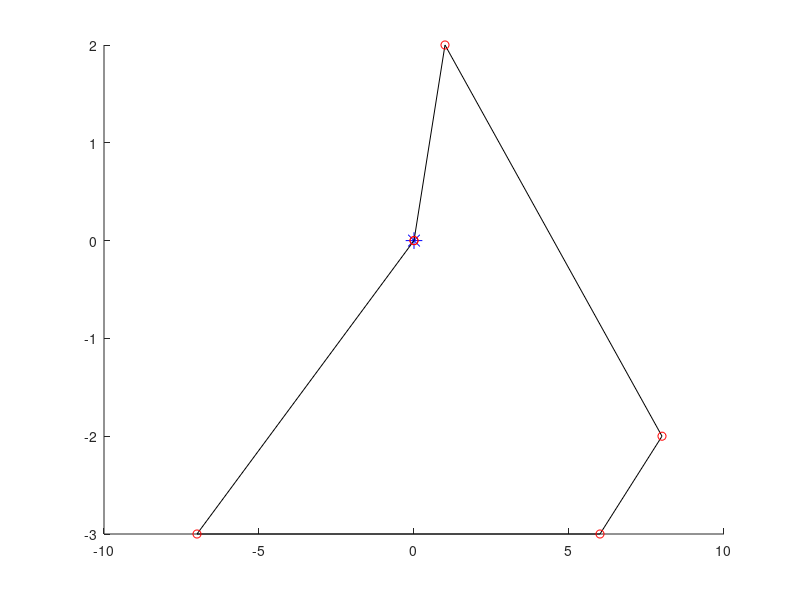
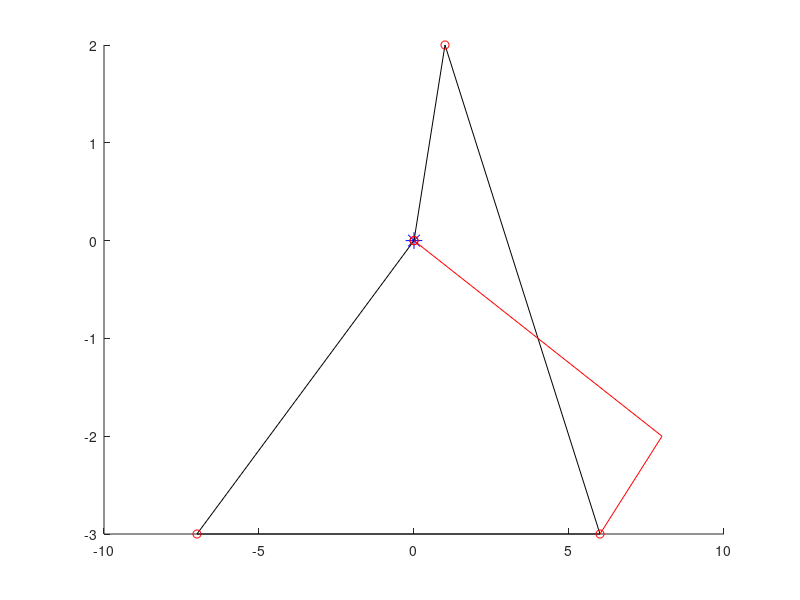
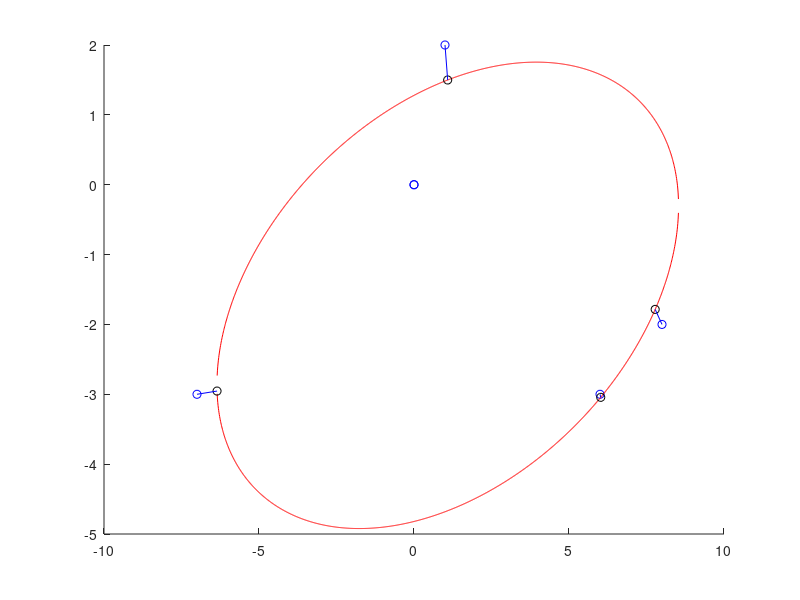

These charts were generated, in order, by the following MATLAB code:
function[] = TDRA( )
% This main function will execute the entirety of the Truck and Drone 
% routing algorithm. 

%%%
% When it comes to calculating the "travel time between two customers" we will 
% use the distance between the two nodes for trucks. When calculating the 
% travel time between two customers by UAV, we will use the distance but 
% divided by a speed factor of 1.5.
%%%

    % Variables 
    %      C0            Set of customer locations with depot as the starting
    %                     location where C0.x is the x location of the
    %                     customers and C0.y is the y locations of the
    %                     customers. 
    %       c            Number of customers
    %       U            Set of drones
    %       u            Number of drones
    % aafDistancesTruck  Travel times between two customers i & j by truck
    %     soln           Our representation of the solution where:
    %                      ansoln.Part1 represents the sequence of customers
    %                          visited by the truck
    %                      ansoln.Part2 represents the assignment of
    %                          customers to UAVs & also the sequence of
    %                          visits by each UAV
    %                      ansoln.Part3 represents the launch locations of
    %                          each UAV for every flight
    %                      ansoln.Part4 represents the reconvene locations of
    %                          each UAV for every flight
    %       Rmax         Maximum number of iterations that our heuristic
    %                      will run
    %       WeightInfo   The weight of each heuristic which serves as an
    %                      indicator of the performance of the heuristic

    
    
    
    % Generate customer locations
%     C0.x = (50 - -50)*rand(1, 4) + -50;
%     C0.y = (50 - -50)*rand(1, 4) + -50;
%     C0.x = [ 0 -10 0 0 ]; % we treat the first slot as the depot;
%     C0.y = [ 0 0 -10 -5 ];  % we treat the first slot as the depot;
%     C0.x = [ 0 randi([-10, 10], 1, 10) 0 ];
%     C0.y = [ 0 randi([-10, 10], 1, 10) 0 ];
    
%     C0.x = [ 0 -4 -7 -6 4 6 2 9 8 7 6 0 ];
%     C0.y = [ 0 1 -3 -8 -9 -3 10 9 -2 -8 -8 0];
    
% %          0  1  2  3  4  0   Customer ID
% %          1  2  3  4  5  6   Indices
    C0.x = [ 0  8  6 -7  1  0 ];
    C0.y = [ 0 -2 -3 -3  2  0 ];

%            0  1  2  3  4  5  6  0  Customer ID
%            1  2  3  4  5  6  7  8  Indices
%     C0.x = [ 0 -2 -3  2  2  7 -4  0 ]; 
%     C0.y = [ 0  4  1  4  3  1  3  0 ]; 

% 
%     C0.x = [0, 1, 2, 3, 3, 2, 1, 0 ]
%     C0.y = [0, 1, 1, 0.1, -1, -1, -1, 0]

%%%%%%%%%%%%%%%%%%%%%%%%Testing ellipse fitting %%%%%%%%%%%%%%%%%%%%%%%%
% Slanted ellipse
%     C0.x = [ 1, 2, 3, 4, 4.5, 5, 5.5, 6, 6, 5.7, 5.5, 5, 4, 3, 1, ...
%              -1, -3, -6, -7, -7.5, -7, -6, ...
%              -3, -2, -1, -4, -5];
%     C0.y = [ 7, 6, 5, 4, 3, 2, 0.5, -1, -1.5, -3.5, -4, -5, -5.3, -5.2, -4.5,...
%              8, 8, 7, 6, 4, 2, 0, ...
%              -2.5, -3, -3.5, -1.5, -1];
    

% Ellipse along x axis; This works well 
%     C0.x = [ -3, -2.5, -2, -1.5, -1, -.5, 0, .5, 1, 1.5, 2, 2.5, 3, -3, -2.5, -2, -1.5, -1, -.5, 0, .5, 1, 1.5, 2, 2.5, 3 ];
%     C0.y = [ 0.54, 1.06, 1.34, 1.52, 1.64, 1.71, 1.73, 1.71, 1.64, 1.54, 1.34, 1.06, .54, -0.54, -1.06, -1.34, -1.52, -1.64, -1.71, -1.73, -1.71, -1.64, -1.54, -1.34, -1.06, -.54 ];

% Ellipse along y axis
%     C0.x = [ 0 [ -2 : 0.5 : 2 ] [ -2 : 0.5 : 2 ] 0]
%     C0.y = [0 sqrt( 1 - (C0.x(1 : 9).^2)/4 ) [ -1*sqrt( 1 - (C0.x(10 : 18).^2)/4 ) ] 0 ]
    



    % Plot the customer locations
%     hold on
%     figure( 1 );
%     plot(0,0,'b*', 'MarkerSize', 12)
%     plot(C0.x, C0.y, 'bo')
%     hold off

    
    % Numbers of customers (excluding the depot) 
    c = length(C0.x) - 2;
    
    % Number of drones
    U = [1, 2];
    u = length(U);
    
    % Initial and final temperature (Inputs for SA)
    T0 = 90;
    TFinal = 0.01; 
    Beta_SA = 0.99;
    Imax = 20;
    
    % Calculate the distances between each all points
    % Here, our first row of the columns is how far our depot is from each 
    % of the customers. 
    aafDistances = calculateDistances(C0.x, C0.y);
    
    
    % Initialize solution data structure
    soln.anPart1 = zeros(1, length(C0.x));  % the Truck Route
    soln.anPart2 = [-1];  % Assignment of customers to UAVs
    soln.anPart3 = [-1];  % Launch locations of the UAVs
    soln.anPart4 = [-1];  % Reconvene locations of the UAVs
    
    
    % Generate initial solution s, to the STRPD based on SA
    s = simulatedAnnealing(c, aafDistances, soln, T0, TFinal, Beta_SA, Imax, u);
    
%%%%%%%%%%%%%%%%%%%%%%%%%%%%%%%%%%%%%%%%%%%%%%%%%%%%%%%%%%%%%%%%%%%%%%%%
    % Test plotting our path with drones
    % THis is correct btw
%     s.anPart1 = [ 0 4 2 3 0 ];
%     s.anPart3 = [ 2 -1 ];   % These indices refer to the cell number in part 1, so this is wrong. 
%     s.anPart2 = [ 1 -1 ];   % visits customer 1
%     s.anPart4 = [ 3 -1 ];   % returns to index 2 of s.anPart1 (which is customer 3)
% 
%     s.anPart1 = [ 0 4 3 1 2 0 ];    % MOST RECENT TEST
%     s.anPart3 = [ 1 -1 4 ];
%     s.anPart2 = [ 5 -1 6 ];
%     s.anPart4 = [ 3 -1 5 ]; 
    
%     s.anPart1 = [ 0 4 2 0 ];
%     s.anPart3 = [ 2 3 -1 ];   % These indices refer to the cell number in part 1, so this is wrong. 
%     s.anPart2 = [ 1 3 -1 ];   % visits customer 1
%     s.anPart4 = [ 3 4 -1 ];   % returns to index 2 of s.anPart1 (which is customer 3)

%     s.anPart1 = [ 0 4 2 0 ];
%     s.anPart3 = [ 2 -1 3 ];   % These indices refer to the cell number in part 1, so this is wrong. 
%     s.anPart2 = [ 1 -1 3 ];   % visits customer 1
%     s.anPart4 = [ 3 -1 4 ];   % returns to index 2 of s.anPart1 (which is customer 3)

%     s.anPart1 = [ 0 4 2 0 ];
%     s.anPart3 = [ 2 -1 3 ];   % These indices refer to the cell number in part 1, so this is wrong. 
%     s.anPart2 = [ 1 -1 3 ];   % visits customer 1
%     s.anPart4 = [ 3 -1 4 ];   % returns to index 2 of s.anPart1 (which is customer 3)
%%%%%%%%%%%%%%%%%%%%%%%%%%%%%%%%%%%%%%%%%%%%%%%%%%%%%%%%
%%%%%%%%%%%%%%%%%%%%%%%%%%%%%%%%%%%%%%%%%%%%%%%%%%%%%%%%%%%%%%%%%%%%%%%%

    % Plot the truck and drone route
    plot_route( C0, s, 1);
    
    
    % Initialize best solution, the rsult of the best solution, the 
    % iteration number, and the temperature
    s_best = s;
    fs_best = f(aafDistances, s_best, u);
    
    
    % Elliptical stuff
    solnOut = ellipticalCustomerAssignment( s_best, C0, u);
    
    % ALAN FIX THIS
    % The reason our plot isn't working too well is because for whatever
    % reason, the solnOut is choosing to return to a customer location that
    % is further away than the one it should be returning to . 
    hold on; 
    plot_route( C0, solnOut, 4)
    hold off; 
    
    f(aafDistances, solnOut, u)

    % This is line 4 of Algorithm 1: Outline of the TDRA
    solnTest = apply_heuristic_2_opt(solnOut, C0, aafDistances)

    WeightInfo = weight_init();

    Rmax = 10; 
    for iIter = 1 : Rmax
        nHeuristic = select_heuristic(WeightInfo);
    end
    
end

%%%%%%%%%%%%%%%%%%%%%%%%%%%%%%%%%%%%%%%%%%%%%%%%%%%%%%%%%%%%%%%%%%%%%%%%%%%
function[ ] = plot_route( C0, s, fig_num ) 
% plot_route will take in the customer locations & the initial solution
% produced via the Simulated annealing method. It will then plot the route 
% the truck will take. 
% Input 
%   C0      The locations of all the customers
%   s       The route we are plotting 
%   u       The number of drones 
%  fig_num  The number of the figure
% Output
%   

    % Variables
    %    a, b     Placeholder variables for the coordinates 
    %  nCustInd   counter to keep track of the customer indices 
    
    % Plot the truck route
    nCustInd = 2;
    a = [ 0 ]; 
    b = [ 0 ]; 
    
    % Fill in these a and b arrays
%     for i = s.anPart1( 2 : length(C0.x) - 1 )
    for i = s.anPart1( 2 : length(s.anPart1) - 1)
        a(nCustInd) = C0.x(i+1);
        b(nCustInd) = C0.y(i+1);
        nCustInd = nCustInd + 1; 
        a;
        b;
    end

    a(end + 1) = 0;
    b(end + 1) = 0;


        
    % Initialize the coords visited by the drones
    aanDrones = zeros(length(s.anPart2)-1, 6);
    
    C0;
    s; 
    % Fill in this matrix
    for iCustomer = 1 : length(s.anPart2)        
        if s.anPart2(iCustomer) == -1
            aanDrones( iCustomer, : ) = -1*ones(1, 6);
%             aanDrones = [ aanDrones ; -1*ones(1, 6) ]
            
        else
            aanDrones(iCustomer, 1) = C0.x(s.anPart1(s.anPart3(iCustomer)) + 1);
            aanDrones(iCustomer, 4) = C0.y(s.anPart1(s.anPart3(iCustomer)) + 1);

            aanDrones(iCustomer, 3) = C0.x(s.anPart1(s.anPart4(iCustomer)) + 1);
            aanDrones(iCustomer, 6) = C0.y(s.anPart1(s.anPart4(iCustomer)) + 1);

            aanDrones(iCustomer, 2) = C0.x(s.anPart2(iCustomer) + 1);
            aanDrones(iCustomer, 5) = C0.y(s.anPart2(iCustomer) + 1);
        end
    end
    
    
    
    % Plot the drone route
    aColors = ["r--", "b--", "g--", "k--", "m--"];
        
    % 
    aDimensions = size(aanDrones);
    
    % Plot this stuff
    figure(fig_num)
    hold on; 
    plot(0,0,'b*', 'MarkerSize', 12)
    plot(a, b, 'k-')
    plot(a, b, "ro")
    
    iDrone = 1; 
    for iRow = 1 : aDimensions 
        x = [ 0 ];
        y = [ 0 ]; 
        
        if aanDrones(iRow, 1) == -1
            iDrone = iDrone + 1; 
        else
            for iCol = 1 : 3
                x(iCol) = aanDrones(iRow, iCol);
                y(iCol) = aanDrones(iRow, iCol+3);
            end
            
            plot(x, y, aColors(iDrone));
        end
    end
    hold off; 
end

function[ aafDistances ] = calculateDistances( x, y )
% calculateDistances will calculate the distances between all the points 
%   on the graph
% INPUT
%   x, y   the x and y coordinates of the customers
% OUTPUT
%   aafDistances   An array of distances where D_ij is the distance between 
%                    house i and house j; this matrix should be symmetric

    % Variables
    %
    
    % Initialize the distances array
    aafDistances = zeros(length(x));
    
    % Calculate the distances
    for i = 1 : length(x)
        for j = 1 : length(x)
            aafDistances( i, j ) = sqrt( (x(i) - x(j))^2 + (y(i) - y(j))^2 );
        end
    end
    
end

function[ s_best ] = ...
    simulatedAnnealing( c, aafDistances, soln, T0, TFinal, Beta_SA, Imax, u)
% simulatedAnnealing function will take in an array of distances 
% and will generate a random TRP (traveling repairman problem).
% INPUT
%   c              The length of the soln
%  aafdistances    Array of distances between customers
%  soln            Data structure of solution
%   T0             The initial temperature
%   TFinal         The final temperature we want to approach
%  Beta_SA         The cooling schedule for our simulated annealing
%   Imax           The maximum number of iterations
%   u              The numebr of drones
% OUTPUT
%  s_best          Returns the best solution to the TRP 


    % Variables
    %  soln       Data structure with solutions parts 1, 2, 3, and 4 
    %     s       Solution to the TRP problem
    %  s_best     Best solution
    % fs_best     The result of the best solution7
    %     T       The current temperature of our simulated annealing
    

    % Initialize our current and final temperatures
    T = T0;     
    
    % Generate a ranomd TRP (Traveling Repairman Problem) 
    % randomly insert all customers into vector    
    soln.anPart1 = [ 0 randperm(c) 0 ];
    s = soln; % create duplicate of soln for comparison
    
    % Initilaize the best solution and the best result 
    s_best = s;
    fs_best = f(aafDistances, s, u); 
    
    sPrime = soln;
    
    % Run the simulated annealing process
    while T > TFinal
        for i = 1 : Imax 
            % Find neighbor to s
            sPrime.anPart1 = neighbor(s);
            

            
            % Check if neighbor is better than current solution 
            diff = fs_best - f(aafDistances, sPrime, u);
            
            % Check if neighbor is better
            if f(aafDistances, sPrime, u) < f(aafDistances, s_best, u)
                s_best.anPart1 = sPrime.anPart1;
                fs_best = f(aafDistances, sPrime, u); 
            end
            
            % Boltzmann probability time babbbyyyy
            if rand() < exp(-abs(diff) / T)
                s.anPart1 = sPrime.anPart1;
            end
            
        end
        
        % Cooling schedule
        T = Beta_SA * T; 
    end
    
    
    
end

function[ solnOut ] = ellipticalCustomerAssignment( solnIn, C0, k )
% The ellipticalCustomerAssignment heuristic function will take in a soln
% and then will return another solution. 

% INPUT
%  solnIn      This is the input solution
%  C0          The locations (coordinates) of the customers
%  k           Number of drones
% OUTPUT
%  solnOut     This is the output solution

    % VARIABLES
    %    D        The design matrix
    %    C        The constraint matrix
    %    S        Scatter matrix
    %    V        Matrix with columns being the eigenvectors
    %    D        Matrix where diagonals are eigenvalues
    %    g        Anonymous function for distance from point to conic
    %    h        Anonymous function for distance between two points
    % aVectorScaled  The parameters that create our ellipse
    % anSortedTruckCustomers   Vector of truck customers sorted by distance
    %                          to ellipse
    % aafDistances  Get the distances between all the points
    
    
    % Create matrix of distances
    aafDistances = calculateDistances(C0.x, C0.y);
    
    % Assign initial variables 
    solnOut = solnIn; 
    fSolnOut = f( aafDistances, solnIn, k);
    
    % Fit an ellipse to C0 
    % First create our design matrix
    D = zeros(length(C0.x) - 1, 6);
    for iRow = 1 : length(C0.x) - 1
        D( iRow, 1 ) = (C0.x(iRow))^2;
        D( iRow, 2 ) = C0.x(iRow) * C0.y(iRow);
        D( iRow, 3 ) = (C0.y(iRow))^2;
        D( iRow, 4 ) = C0.x(iRow);
        D( iRow, 5 ) = C0.y(iRow);
        D( iRow, 6 ) = 1;
        

    end
    
    
    % Next our constraint matrix
    C = zeros(6); 
    C(1, 3) = 2;
    C(3, 1) = 2;
    C(2, 2) = -1; 
    
    % Create scatter matrix
    S = D' * D;
    
    % Find our eigenvalues and eigenvectors
    [ eigenvector, eigenvalue ] = eig( S, C );
    
    % Find the smallest eigenvalue
    fMinDiag = inf;
    for iDiagonal = 1 : 6
        if eigenvalue(iDiagonal, iDiagonal) > 1e-6 && eigenvalue(iDiagonal, iDiagonal) < fMinDiag
            iMinDiag = iDiagonal;
            fMinDiag = eigenvalue(iDiagonal, iDiagonal);
        end
    end
    
    
    % Scale the parameters so that a'C*a = 1
    aVector = eigenvector( :, iMinDiag );
    fScaling = aVector' * C * aVector;
    aVectorScaled = aVector / sqrt(fScaling);
        
    
    % This function gives us the algebraic distance of any point (x, y)
    % from the conic. 
    g = @( a, x, y) (a(1)*x.^2 + a(2).*x.*y + a(3)*y.^2 + a(4)*x + a(5)*y + a(6));
    
    
    % Create functions from the quadratic formulas    
    fplus  = @(a, x) ( -(a(2)*x + a(5)) + sqrt( (a(2)*x + a(5)).^2 - 4*a(3)*(a(1)*x.^2 + a(4)*x + a(6)) ) ) / (2*a(3));
    fminus = @(a, x) ( -(a(2)*x + a(5)) - sqrt( (a(2)*x + a(5)).^2 - 4*a(3)*(a(1)*x.^2 + a(4)*x + a(6)) ) ) / (2*a(3));
    
    
    % Create array of points
    afXData = [ min(C0.x) - 10 : 0.01 : max(C0.x) + 10 ];
    % Check to see if the x and y are imaginary
    counter = 1;
    for x = afXData
        if isreal(fplus( aVectorScaled, x )) && fplus( aVectorScaled, x) ~= 0
            afXGoodData(counter) = x;
            afYDataPositive(counter) = fplus( aVectorScaled, x ); 
        end
        
        if isreal(fminus( aVectorScaled, x )) && fminus( aVectorScaled, x) ~= 0
            afYDataNegative(counter) = fminus( aVectorScaled, x );
        end
        
        if isreal(fminus( aVectorScaled, x )) && isreal(fplus( aVectorScaled, x ))
            counter = counter + 1; 
        end
        
        
    end
               
    
    % Plot the points
    figure(12345)
    hold on; 
    plot(C0.x, C0.y, 'bo')
    plot(afXGoodData, afYDataPositive, 'r-')
    plot(afXGoodData, afYDataNegative, 'r-')
    

    
    % Given a customer point (xi, yi), find the point (x, y) on an ellipse
    % that minimizes the distance between (xi, yi) and (x, y)
    
    % Set the max number of iterations, the threshold
    % for convergence
    nMax = 30; 
    fThreshold = 10^(-6);
    
    % Hard code the function and its jacobian
    h = @(x, y, lambda, xi, yi, a) ...
        [ 2*x - 2*xi + 2*a(1)*x*lambda + a(2)*lambda*y + a(4)*lambda; 
          2*y - 2*yi + a(2)*lambda*x + 2*a(3)*lambda*y + a(5)*lambda; 
          a(1)*x^2 + a(2)*x*y + a(3)*y^2 + a(4)*x + a(5)*y + a(6) ];

    h_jacobian = @(x, y, lambda, xi, yi, a) ...
        [ 2 + 2*a(1)*lambda, a(2)*lambda, 2*a(1)*x + a(2)*y + a(4); 
          a(2)*lambda, 2 + 2*a(3)*lambda, a(2)*x + 2*a(3)*y + a(5); 
          2*a(1)*x + a(2)*y + a(4), a(2)*x + 2*a(3)*y + a(5), 0 ];
      
   % Initialize ellipse points
   afEllipse.x = [];
   afEllipse.y = [];
   
   % Initialize vector of distances
   afDistanceFromEllipse = zeros(1, length(C0.x)-2); 
    
   %Instead of iterating through the length of the arrays, iterate through   
   for nCustomer = solnIn.anPart1(2 : end - 1)
       % Set initial guess
       %                  x                y        lambda
       afGuess = [ C0.x(nCustomer + 1); C0.y(nCustomer + 1); 0 ]; 
       
       
       % Get the unknowns
       [ ae_vals, j, aUnknowns ] = ... 
           newtons_method( nMax, afGuess, fThreshold, h, h_jacobian, aVectorScaled, C0, nCustomer+1);
       
       % Plot the point on the ellipse
       plot(aUnknowns(1, j-1), aUnknowns(2, j-1), 'ko')
       
       % Store the ellipse point
       afEllipse.x = aUnknowns(1, j-1);
       afEllipse.y = aUnknowns(2, j-1); 
       
       % Calculate the distance between customers and closest pt on ellipse
       afDistanceFromEllipse( nCustomer ) = sqrt( (afEllipse.x(end) - C0.x(nCustomer+1))^2 + ...
           (afEllipse.y(end) - C0.y(nCustomer+1))^2 );
       
       % Plot those thangs 
       plot( [ C0.x(nCustomer+1); afEllipse.x ], [C0.y(nCustomer+1); afEllipse.y], 'b-' )
%        [ C0.x(nCustomer); afEllipse.x ]
% %        for i = 1 : length(C0.x)
% %            plot( [ C0.x(nCustomer+1); afEllipse.x(nCustomer) ], [C0.y(nCustomer+1); afEllipse.y(nCustomer)], 'b-' )
% %        end
% %        hold off; 
             
              % Final Output Lines
%        fprintf("\n")
%         fprintf("Final Output Line for Part (a)\n")
%         fprintf("Current k    |      e^(k+1)     |      x^(k+1)\n" );
%         fprintf("  %4d       |   %10.10f   |   [ %2.6f ; %2.6f; %2.6f ]   \n", k-2, ae_vals(k-1), aUnknowns(1, k-1), aUnknowns(2, k-1), aUnknowns(3, k-1))
       
   end
    
   hold off;
   
   
   % Sort the customer in descending order from distance to the ellipse
   afDistanceFromEllipse;
   [ afSortedDistances, anSortedTruckCustomers ] = sort( afDistanceFromEllipse, 2, "descend" );

   afSortedDistances;
   anSortedTruckCustomers;
   
   
   % Get the distance matrix (the distances between all the points)
   aafDistances = calculateDistances(C0.x, C0.y); 
   
   
    % Now we start looping until no feasible position is available for
    % customers in the list for re-insertion in UAV routes
%     feasible = 1;  %
    temp_counter = 0;     % this temporary counter will eventually be removed, 
                          % it is taking place of the feasibility thing
           
    bDone = 0;


    
% if for one iteration of the repeat loop, doesn't improve. 


    while ~bDone 
        % Initialize the "previous" best waiting time
        fTotalWaitingTimePrev = fSolnOut; 

        for i = 1 : length(anSortedTruckCustomers)           
            % Store the index of customer i in anSortedTruckCustomers
            jCust = anSortedTruckCustomers(i);  % customer index at index i in anSortedTruckCustomers
            
            % Select customer c_j in the list & remove it from truck route
            solnRemovedCustomer = soln_remove_truck_customer(solnIn, jCust);

%             %%%%% TEMPORARY STUFF REMOVE AFTER TESTING %%%%%
%             solnIn.anPart1 = [0 10 9 8 7 3 5 6 0];
%             solnIn.anPart3 = [ 1 6 -1 2 3 6];
%             solnIn.anPart2 = [11 1 -1 12 4 2];
%             solnIn.anPart4 = [3 7 -1 3 6 7];
%             solnIn
%             jCust = 8  % This is the customer we will be removing
%             %%%%% TEMPORARY STUFF REMOVE AFTER TESTING %%%%%
            
            % Check all potential positions in truck route
            for iTruckStop = 2 : length(solnIn.anPart1) - 1
                % Insert the customer in the truck route
                insertedTruckSoln = ...
                    soln_insert_truck_customer(solnRemovedCustomer, jCust, iTruckStop);
                
                
                % Check feasibility 
                % Totally checking feasibility, yep looks super great
                bFeasible = check_feasibility(insertedTruckSoln);           
                
                % Calculate the total waiting time
                fTruckInsertionWaitingTime = f( aafDistances, insertedTruckSoln, k ); 

                % Compare this s to our original s_out
                if bFeasible && (fTruckInsertionWaitingTime < fSolnOut)
                    solnOut = insertedTruckSoln; 
                    fSolnOut = fTruckInsertionWaitingTime; 
                end
            end

            % Intialize feasibility for inserting customer into drone
            bFeasible = 1; 
            
            indexindexindex = 1;
            % Check all potential positions in drone route
            for iDrone = 1 : k
                for iStopLeave = 1 : length(solnRemovedCustomer.anPart1)
                    for iStopReturn = iStopLeave + 1 : length(solnRemovedCustomer.anPart1)
                        % Insert the customer in the truck route
                        insertedDroneSoln = ... 
                            soln_add_drone_customer(solnRemovedCustomer,...
                            jCust, iDrone, iStopLeave, iStopReturn);

                        % Check feasibility
                        if (insertedDroneSoln.anPart3(2) == -3 && insertedDroneSoln.anPart2(2) == 3 && insertedDroneSoln.anPart4(2) == 4)
                            asdfasdf = 123; 
                        end
                        bFeasible = check_feasibility(insertedDroneSoln, C0, aafDistances);

                        % Let's check what it looks like
%                         hold on; 
%                         plot_route( C0, insertedDroneSoln, indexindexindex)
%                         hold off;
                        
                        % Calculate the total waiting time
                        % note: when calculating wait times, we are using
                        % the CURRENT soln.anPart1 
                        fDroneInsertionWaitingTime = f( aafDistances, insertedDroneSoln, k); 

                        % Compare this to the solnOut
                        if bFeasible && (fDroneInsertionWaitingTime < fSolnOut)
                            solnOut = insertedDroneSoln; 
                            fSolnOut = fDroneInsertionWaitingTime; 
                        end

                        indexindexindex = indexindexindex + 1; 
                    end
                end
            end
        end % here here here


        % Remove the customer from the list
        anSortedTruckCustomers(1) = []; 


        % right here
        if fTotalWaitingTimePrev <= fSolnOut 
            bDone = 1; 
        end
    end

end

function[ ae_vals, k, aUnknowns ] = ...
    newtons_method( nMax, afGuess, fThreshold, h, h_jacobian, a, C0, iCustomer )
% Newton's method will approximate the roots of our function h. For this
% particular problem, h is the gradient of our distance formula. 
% Input
%   nMax               The maximum number of iterations
%   afGuess            Our initial guess
%   fThreshold         The threshold for convergence
%   h                  The function we are trying to find the root of 
%   h_jacobian         The jacobian of function h
%   aVectorScaled      The paramters we found to create our ellipse
%   C0                 Our set of customers
%   iCustomer          The current customer we are at
% Output
%   ae_vals            Array of error values
%   k                  Number of iterations
%   aUnknowns          Array of unknowns we are trying to find

    % Local Variables
    %  k           Number of iterations it took to converge
    %  e           The error value
    %  xi          x coordinate of the customers
    %  yi          y coordinate of the customers
    
    % Initialize k values and error value e
    k = 1; 
    e = 99;   % absurd error value
    
    % Create variables for the x and y coordinates of the customers
    xi = C0.x(iCustomer); 
    yi = C0.y(iCustomer); 
    
    % Initialize vector to hold the updating x, y, and lambda values and
    % vector for e values
    aUnknowns = zeros(3, nMax); 
    ae_vals = zeros(1, nMax); 
    aUnknowns(:, 1) = afGuess; 
    ae_vals(1) = e; 
    
    % Run Newton's Method for the vector case
    while k < nMax + 2 && ae_vals(k) > fThreshold
        aUnknowns(:, k+1) = aUnknowns(:, k) - ... 
            h_jacobian(aUnknowns(1, k), aUnknowns(2, k), aUnknowns(3, k), xi, yi, a) \ ...
            h(aUnknowns(1, k), aUnknowns(2, k), aUnknowns(3, k), xi, yi, a ); 
        
        % Calculate the error
        ae_vals(k+1) = norm( aUnknowns(:, k+1) - aUnknowns(:, k) );
        
        % Print k, the error and the value
%         fprintf("Current k    |      e^(k+1)     |      x^(k+1)\n" );
%         fprintf("  %4d       |   %10.10f   |   [ %2.6f ; %2.6f; %2.6f ]   \n", k-1, ae_vals(k+1), aUnknowns(1, k+1), aUnknowns(2, k+1), aUnknowns(3, k+1))
        
        % Update k 
        k = k + 1; 
    end
end

function[ solnOut ] = soln_remove_truck_customer(solnIn, jCust)
% The soln_remove_truck_Customer function takes in a solution structure and
% the customer j that we will be removing from the truck route. It will
% first loop over soln.anPart1 to find jCust. Then it will "remove him" by
% esentially shifting everyone in solnIn.anPart1 after him down by 1. 
% Input
%  solnIn     The solution we are currently working with
%  jCust      The customer we will be removing from part 1 of solnIn
% Output
%  solnOut    The resulting solution

    % Local variables
    %  iCustomer     counter variable to keep track of the customer index
    %  
    
    % Loop over soln.anPart1 to find jCust
    for iCustomer = 1 : length(solnIn.anPart1)
        if solnIn.anPart1(iCustomer) == jCust
            jCustIndex = iCustomer; 
        end
    end
    
    % Remove jCust and shift everyone down
    solnIn.anPart1(jCustIndex) = [];
    solnIn.anPart1;

    % Shift things in part 3 and part 4 that are after the removal slot
    % down by 1
    nDroneCounter = 1; 
    for nIndex = 1 : length(solnIn.anPart3)
        if solnIn.anPart3(nIndex) < 0
            nDroneCounter = nDroneCounter + 1;
            
        else
            if solnIn.anPart3(nIndex) > jCustIndex  % "if it comes after"
                solnIn.anPart3(nIndex) = solnIn.anPart3(nIndex) - 1;  
            end
            
            if solnIn.anPart4(nIndex) > jCustIndex
                solnIn.anPart4(nIndex) = solnIn.anPart4(nIndex) - 1; 
            end
        end
    end
    
    % Return the solnOut
    solnOut = solnIn; 
  
end

function[ solnOut ] = soln_insert_truck_customer(solnIn, jCust, iStop)
% The soln_insert_truck_customer method will take in the solution, the
% jCustomer we will be inserting, and the place where the truck will be
% inserted. 
% Inputer
%    solnIn    The input solution
%    jCust     the customer that will be inserted
%    iStop     Where the truck will be placed

    % Local Variables
    %
    
    % Initialize the out solution 
    solnOut = solnIn;
    
    % First insert values 1 to iStop - 1
    solnOut.anPart1 = solnIn.anPart1(1 : iStop - 1);
    
    % Next insert jCust
    solnOut.anPart1(iStop) = jCust; 
    
    % Next insert the remaining values iStop to the end of the array
    solnOut.anPart1 = [ solnOut.anPart1 solnIn.anPart1(iStop : end)]; 
    
    % Update anPart3 and anPart4
    nDroneCounter = 1; 
    for nIndex = 1 : length(solnIn.anPart3)
        if solnIn.anPart3(nIndex) < 0
            nDroneCounter = nDroneCounter + 1; 
        else
            if solnIn.anPart3(nIndex) >= iStop
                solnOut.anPart3(nIndex) = solnIn.anPart3(nIndex) + 1; 
            end
            
            if solnIn.anPart4(nIndex) >= iStop
                solnOut.anPart4(nIndex) = solnIn.anPart4(nIndex) + 1; 
            end
        end
    end             
end

function[ solnOut ] = ...
    soln_add_drone_customer(solnIn, jCust, iDrone, iStopLeave, iStopReturn)
% soln_add_drone_customer will take in the current solution data structure,
% the customer we will be including, the drone that will be delivering to
% it as well as where the drone will be departing from and arriving to. 
% Input
%  solnIn       Current solution
%  jCust        Customer we are inserting
%  iDrone       The drone that will be delivering to that customer
%  iStopLeave   The index from which the drone will be leaving (based off
%                of the indices from soln.anPart1) 
%  iStopReturn  The index where the drone will be returning (also based off
%                of the indices from soln.anPart1)

% Output
%  solnOut      The resutling solution. 

    % Local variable
    % iPart3Drone     The drone we are currently looking at in part 3
    
    
    % Find the drone we are looking for in solnIn.anPart3
    iPart3Drone = 1;                   
    nDroneCounter = 1;
    
    % Initialize the solnOut
    solnOut = solnIn; 
    
    solnIn;
    while (nDroneCounter ~= iDrone)
        % If we hit a separator (-1) increment the drone
        if (solnIn.anPart3(iPart3Drone) == -1)
            nDroneCounter = nDroneCounter + 1; 
        end
        iPart3Drone = iPart3Drone + 1; 
    end
    
    
    % Look for where iStopLeave fits in solnIn.anPart3 (start from
    % iPart3Drone)
    bPlaced = 0;
    iLeavePlacement = iPart3Drone; 
    while (~bPlaced)        
        % In the case that we want to assign drone n a customer, but there
        % are currently no drone n customers
        if iLeavePlacement > length(solnIn.anPart3)
            % Insert placeholder slot
            solnOut.anPart3(end + 1) = 0;
            solnOut.anPart2(end + 1) = 0; 
            solnOut.anPart4(end + 1) = 0; 
        end
                    
        if (solnOut.anPart3(iLeavePlacement) < iStopLeave)
            % Then we place it in index iLeavePlacement
            bPlaced = 1; 
            
        else
            % We iterate through
            iLeavePlacement = iLeavePlacement + 1; 

        end
    end
    
    
    % Shift oclumns in Part 3 up by 1
    % Shift the columns at & abova where it goes to the right by 1
    solnOut.anPart3 = solnIn.anPart3(1 : iLeavePlacement - 1); 
    
    % Insert the index it will be leaving from
    solnOut.anPart3(iLeavePlacement) = iStopLeave;
    
    % Insert the remaining values iStopLeave to the end of the array
    solnOut.anPart3 = [ solnOut.anPart3 solnIn.anPart3(iLeavePlacement : end) ];
    
    % ----
    % Shift columns in Part 2 up by 1
    % Shift the columns at & abova where it goes to the right by 1
    solnOut.anPart2 = solnIn.anPart2(1 : iLeavePlacement - 1);
    
    % Insert the customer jCust
    solnOut.anPart2(iLeavePlacement) = jCust; 
    
    % Insert the remaining values iStopLeave to the end of the array
    solnOut.anPart2 = [ solnOut.anPart2 solnIn.anPart2(iLeavePlacement : end) ]; 
    
    
    % ----
    % Shift the columns in Part 4 up by 1
    % Shift the columns at & above where it goes to the right by 1
    solnOut.anPart4 = solnIn.anPart4(1 : iLeavePlacement - 1);

    % Insert the customer return index
    solnOut.anPart4( iLeavePlacement ) = iStopReturn; 
    
    % Insert the remaining values iStopLeave to the end of the array
    solnOut.anPart4 = [ solnOut.anPart4 solnIn.anPart4(iLeavePlacement : end) ]; 
    
    
    solnOut;      
end

function[ sPrime ] = neighbor( soln )
% The neighbor function will implement the well-known 2-opt method for
% creating neighbors for our current solution s. Here, we must note that
% our 2-opt method will switch two customers within the vector of Parts 1
% and 2. The customers are selected randomly. Our 2-opt is a local search
% heuristic.

% INPUT
%   soln       Current solution data structure.
% OUTPUT
%  sPrime      A neighbor to input solution soln

    % Variables
    %    sPrime    The soln.anPart1 which is the neighbor to our original 
    %                soln.anPart1  
    %  randIndex1  The index of the customer that will be switched out from
    %                part 1 of the soln data structure
    %  randIndex2  The index of the customer that will be switched out from
    %                part 2 of the soln data structure. 
    %    nTemp     A temporary variable that holds the customer at index 
    %                randIndex1
    
    
    % Randomly pick two customer indices from anPart1 
    randIndex1 = -1;
    randIndex2 = -1;
    
    % Make sure that we don't pick the same two indices
    while randIndex1 == randIndex2
        randIndex1 = randi([2, length(soln.anPart1)-1]);
        randIndex2 = randi([2, length(soln.anPart1)-1]); 
    end
    
%     fprintf("Before switching: \n")
%     soln.anPart1
    
    % Switch their positions in soln.anPart1
    nTemp = soln.anPart1(randIndex1);
    soln.anPart1(randIndex1) = soln.anPart1(randIndex2);
    soln.anPart1(randIndex2) = nTemp; 
    
% %     fprintf("after switching: \n")
%     soln.anPart1
    
    % Return the new neighbor to the input solution
    sPrime = soln.anPart1;
    
end

function[ fTotalWaitTime ] = f( aafDistances, soln, k)
% This function f is our wait time function. In this case, we treat
%  the time = distance for our trucks and we calculate the time for the 
%  drones using a speed factor of 1.5

% INPUT
%   aafDistances    Array of floats containing the distances between custs.
%   soln            Data structure of solutions in parts 1, 2, 3 and 4 
%   k               Number of drones
% OUTPUT
%   fTotalWaitTime  Float of total wait time 
    

    % Variables
    %   alpha         Our speed factor for the drones. 
    %   aSoln         Current solution
    
    
    % Initialize constants
    alpha = 1.5;
    
    
    % Create temporary list of customers
    anCustomers = soln.anPart1;
    
    
    % Initialize total wait time
    fTotalWaitTime = 0;
    
    
    % Create vector arrival and departure times for drones and trucks
    aafDroneArrivalTime = zeros(k, length(aafDistances));
    aafTruckArrivalTime = zeros(1, length(aafDistances));
    aafTruckDepartureTime = zeros(1, length(aafDistances));
    
    
    soln;
    aafDistances;
    
    % Calculate the total wait time for the truck customers
    iPrevious = 1; 
    for iCustomerIndex = 2 : length(soln.anPart1) % Here iCustomerIndex = 1 & = length(soln.anPart1) are the nodes 
        iDrone = 1; % Initialize drone counter
        
        % Calculate the arrival time of the truck to this node        
%         aafTruckArrivalTime(anCustomers(iCustomerIndex) + 1) = ...
%             aafDistances( anCustomers(iCustomerIndex - 1) + 1, anCustomers(iCustomerIndex) + 1 ) ...
%           + aafTruckArrivalTime( anCustomers(iCustomerIndex - 1) + 1);
        aafTruckArrivalTime(anCustomers(iCustomerIndex) + 1) = ...
            aafDistances( anCustomers(iCustomerIndex - 1) + 1, anCustomers(iCustomerIndex) + 1 ) ...
          + aafTruckDepartureTime( anCustomers(iCustomerIndex - 1) + 1);
        
%         "Put this arrival times in aafTruckDepartureTimes and vector and 
%          then update them if they have a drone approaching that same
%          node. So that if there is no drone going towards customer at
%          iCustomerIndex, then they already have something in their truck
%          arrival time vector. That is, we are assuming that no customer
%          has a drone delivering to them. 
%          NOTE: ASSUME INSTANTANEOUS ARRIVAL AND DEPARTURE
        aafTruckDepartureTime(anCustomers(iCustomerIndex) + 1) = ...
            aafTruckArrivalTime(anCustomers(iCustomerIndex) + 1);
        

        
        for iReconveneIndex = 1 : length(soln.anPart4)
            
            % Check if we have an "X" there
            if soln.anPart4(iReconveneIndex) == -1
                iDrone = iDrone + 1;
            end
            
            % Get the arrival time of the drones
            if iCustomerIndex == soln.anPart4(iReconveneIndex) % This means there is a drone flying to this point

                % calculate distance from departure node to customer node
                a = aafDistances( anCustomers(soln.anPart3(iReconveneIndex)) + 1, soln.anPart2(iReconveneIndex) + 1);
                
                % Calculate distance from customer node to arrival node
                b = aafDistances( soln.anPart2(iReconveneIndex) + 1, anCustomers(soln.anPart4(iReconveneIndex)) + 1);
%                 b = aafDistances( soln.anPart2(iReconveneIndex) + 1, anCustomers(soln.anPart4(iReconveneIndex) + 1) );

                
                aafDroneArrivalTime(iDrone, anCustomers(soln.anPart4(iReconveneIndex)) + 1) = (a + b)/alpha;
                
                %%%% WORKS TILL HERE %%%%
                
                % if Truck is there before the drone, it must wait
                if aafTruckArrivalTime(anCustomers(iCustomerIndex) + 1) < ... 
                        max (aafDroneArrivalTime( :, anCustomers(iCustomerIndex) + 1 ) ) ...
                        + aafTruckDepartureTime(anCustomers(iPrevious) + 1) % added this addition bit

                    aafTruckDepartureTime(anCustomers(iCustomerIndex) + 1) = ...
                        max (aafDroneArrivalTime( :, anCustomers(iCustomerIndex) + 1) ) + ...
                        aafTruckDepartureTime(anCustomers(iPrevious) + 1);
                    % do we need to add everything up to this point to the
                    % distance traveled by the drone??
                elseif aafTruckArrivalTime(anCustomers(iCustomerIndex) + 1) > max( aafDroneArrivalTime( :, iCustomerIndex) )
                    % If the drone is there before the truck
                    aafTruckDepartureTime(anCustomers(iCustomerIndex) + 1) = aafTruckArrivalTime( anCustomers(iCustomerIndex) + 1);
                end
                    
            end
            
        end
       iPrevious = iPrevious + 1;  
    end
    
    
    % Get the total waiting time 
    fTotalWaitTime = aafTruckDepartureTime( soln.anPart1(end - 1) + 1 ); 


    %% NOTES
    % WE MIGHT HAVE TO CREATE IF STATEMENT FOR WHAT TO RETURN. For example,
    % if the last customer is visited by a drone and arrives there before
    % the truck, we are not interested in waiting for the truck to get
    % there (since our drone would have already delivered to the customer).
    %   In this case we don't want to return the aafTruckDepartureTime. 

    % Potential Fix: in the case that we visit a customer and the drone
    % gets there faster, IF there is a customer to visit afterwards, THEN
    % we choose the higher time. ELSE (last customer), we take the minimum.
    % Look at the picture titled "ECA_fig1"

end

function[ bFeasible ] = check_feasibility( solnIn, C0, aafDistances )
% This function will check the feasibility of the solution that is passed 
% in. It will check that several requirements are satisfied: 
% FOR DRONES: 
% - Travel distance for each drone <= max
% - Leaving stop of drone (part 3) < returning stop of drone (part 4)**
% - No overlapping drone trips (we don't give a drone in the air a delivery)
%       - for each slot in part 4, make sure entry in slot+1 of part 3 is 
%         >= the part 4 value
% GENERAL: 
% - Make sure each customer is delivered to 
% - Battery pack availability/battery life for consecutive trips
% - No out and back trips (covered by **) (part3 == part4)
% TRUCK: 
% - truck must start and end at the depot
% Input
%  solnIn         Input solution
%  C0             The customer locations
%  aafDistances   The distances between customer nodes
% Output
%   bFeasible  Boolean value that is true if the solution is feasible; 
%               false otherwise

    % Local variables
    %  maxDistance     The max distance a drone can fly
    %  alpha           Drone flight multiplier constant
    %  fDroneDistance  The distance flown by a specific drone

    % Initialize drone flight multiplier constant
    alpha = 1.5;

    % Initialize maxDistance variable
    maxDistance = 10; 
    
    % Initialize bFeasible to true
    bFeasible = 1; 

    % Create variable for all of the customers
    anCustomers = solnIn.anPart1; 

    % Make sure that drone isn't traveling back and forth
    iCustIndex = 1; 
    while iCustIndex <= length(solnIn.anPart3) && bFeasible
        if (solnIn.anPart3(iCustIndex) == solnIn.anPart4(iCustIndex) && solnIn.anPart3(iCustIndex) ~= -1)
            bFeasible = 0; 
        end

        if (solnIn.anPart3(iCustIndex) == 1 && (solnIn.anPart4(iCustIndex) == length(solnIn.anPart1)))
            bFeasible = 0; 
        end
        iCustIndex = iCustIndex + 1; 
    end

    % Make sure that the travel distance for each drone is not too far
    i = 1; 
    while i <= length(solnIn.anPart3) && bFeasible
        fDroneDistance = 0; 
        if (solnIn.anPart3(i) ~= -1)
            % Here, we will do the drone flight distance calculation the
            % way we did it in the f() function. 

            % Calculate the distance from departure to the customer
            a = aafDistances( anCustomers(solnIn.anPart3(i)) + 1, solnIn.anPart2(i) + 1); 

            % Calculate the distance from the customer to the arrival
            b = aafDistances( solnIn.anPart2(i) + 1, anCustomers(solnIn.anPart4(i)) + 1); 

            % Total Drone distance
            fDroneDistance = (a+b)/alpha;
        end

        if fDroneDistance > maxDistance
            bFeasible = 0; 
        end
        i = i+1; 
    end
end

% Heuristics
function[ WeightInfo ] = weight_init()
% The weight_init() function will initialize the weights of all the
% heuristics available to us and return a structure that keeps track of
% scores, times, weights, gammas, and segments. 

% Input
% 

% Output
%   WeightInfo          The variable WeightInfo is a data structure with
%                        the following attributes: 
%
%    WeightInfo.afScores  : pi vector which represents the heuristic scores
%    WeightInfo.anTimes   : theta vector which represents the number of
%                            times each heuristic was used 
%    WeightInfo.aafWeights: w_q,l array which represents the weight of
%                            heuristic q (col) used in segment l (row)
%    WeightInfo.fGamma    : a coefficient between 0 and 1 used to balance
%                            between the value of earlier weights and the
%                            new normalized scores
%         .nSegmentCounter: current l 

    % Variables
    %   numHeuristics      The current number of heuristics implemented in
    %                       the code; 

    % Number of heuristics
    numHeuristics = 2; 
    
    % Initialize WeightInfo
    WeightInfo.afScores = zeros(1, numHeuristics); % 2 heuristics 
    WeightInfo.anTimes = zeros(1, numHeuristics); 
    WeightInfo.aafWeights(1, :) = (1/numHeuristics) * ones(1, numHeuristics); 
    WeightInfo.fGamma = 0.2; 
    WeightInfo.nSegmentCounter = 1; 
    
end

function[ nHeuristic ] = select_heuristic( WeightInfo ) 
% The select_heuristic function will take in a WeightInfo variable with a
% structure with the attributes: scores, times, weights, gamma, and segment
% counter. It will calculate the probabilities of the heuristic being
% selected using the WeightInfo.aafWeights attribute. 

% Input
%  WeightInfo       Structure with attributes afScores, anTimes,
%                    aafWeights, fGamma, and nSegmentCounter

% Output
%  nHeuristic       Returns the index associated with the chosen heuristic.
%                    For example, 1 = 2-Opt Heuristic, 2 = 3-opt Heuristic,
%                    3 = Greedy Assignment Heuristic, etc

    % Variables
    %  afProbabilities       Vector of probabilities of each heuristic being selected
    %  fHeuristicWeightSum   The sum of the weights from
    %                           WeightInfo.nSegmentCounter
    %  anSize                The dimensions of the aafWeights attribute

    % Calculate the size
    anSize = size(WeightInfo.aafWeights);

    % Calculate vector of probabilities
    fHeuristicWeightSum = 0; 
    for i = 1 : anSize(2)
        fHeuristicWeightSum = fHeuristicWeightSum + ... 
            WeightInfo.aafWeights(WeightInfo.nSegmentCounter, i); 
    end
    
    afProbabilities = ...
        WeightInfo.aafWeights(WeightInfo.nSegmentCounter, :) / fHeuristicWeightSum; 

    % Split interval 
    afBoundaries = [0]; 

    for i = 1 : length(afProbabilities)
        afBoundaries(i+1) = afBoundaries(i) + afProbabilities(i);
    end
    
    % Randomly select one
    fRand = rand(); 

    % Map the rand # to nHeuristic
    for i = 1 : length(afBoundaries)
        if fRand >= afBoundaries(i)
            nHeuristic = i; 
        end
    end      
end

function[ solnNew ] = apply_heuristic_2_opt( solnCurr, C0, aafDistances )
% This function will implement the 2-opt heuristic which will swap two
% customers within the vector of Parts 1 and 2. The customers are selected
% randomly for the 2-Opt method. Chainging the values in Parts 1 and 2
% while keeping the values in Parts 3 and 4 unchanged may lead to an
% infeasible solution due to the flight range constraint. In the case of
% infeasibility, we use the DRONE PLANNER HEURISTIC. 

% Input
%  solnCurr       The current solution 
%  C0             The locations (coordinates) of the customers
%  aafDistances   The distances between customer node

% Output
%  solnBest   The best solution our algorithm was able to determine

    % Variables
    %  nCustA      Randomly selected customer integer
    %  nCustB      Randomly selected customer integer
    %  nCustomers  Number of customers
    %  nIndA1      Index of customer A if in part 1 (-1 if not in part 1)
    %  nIndB1      Index of customer B if in part 1 (-1 if not in part 1)
    %  nIndA2      Index of customer A if in part 2 (-1 if not in part 1)
    %  nIndB2      Index of customer B if in part 2 (-1 if not in part 1)

    % Get the number of customers
    nCustomers = length(solnCurr.anPart1) - 2; 

    for i = 1 : length(solnCurr.anPart2) 
        if solnCurr.anPart2(i) ~= -1
            nCustomers = nCustomers + 1; 
        end
    end
    
    % Get customers to be swapped
    nCustA = randi([1, nCustomers]); % Ignore the 2 zeros
    nCustB = randi([1, nCustomers]);
    
    while nCustB == nCustA
        nCustB = randi([1, nCustomers]);
    end

    % Find which slot in either part1 or part2 each of A & B are at
    % Part 1
    nIndA1 = -1; 
    nIndB1 = -1; 
    for nIndex = 1 : length(solnCurr.anPart1)
        if nCustA == solnCurr.anPart1(nIndex)
            nIndA1 = nIndex;
        end

        if nCustB == solnCurr.anPart1(nIndex) 
            nIndB1 = nIndex;
        end
    end

    % Part 2
    nIndA2 = -1; 
    nIndB2 = -1; 
    for nIndex = 1 : length(solnCurr.anPart2)
        if nCustA == solnCurr.anPart2(nIndex)
            nIndA2 = nIndex; 
        end

        if nCustB == solnCurr.anPart2(nIndex)
            nIndB2 = nIndex; 
        end
    end

    % Create solnNew and swap the two variables
    solnNew = solnCurr; 

    % customer a in part 1 and customer b in part 2
    if nIndA1 ~= -1 && nIndB2 ~= -1
        tempCust = solnNew.anPart1(nIndA1); 
        solnNew.anPart1(nIndA1) = solnNew.anPart2(nIndB2); 
        solnNew.anPart2(nIndB2) = tempCust; 

    % customer a in part 2 and customer b in part 1
    elseif nIndA2 ~= -1 && nIndB1 ~= -1
        tempCust = solnNew.anPart2(nIndA2); 
        solnNew.anPart2(nIndA2) = solnNew.anPart1(nIndB1); 
        solnNew.anPart1(nIndB1) = tempCust; 

    % customer a and b are in part 1
    elseif nIndA1 ~= -1 && nIndB1 ~= -1
        tempCust = solnNew.anPart1(nIndA1); 
        solnNew.anPart1(nIndA1) = solnNew.anPart1(nIndB1); 
        solnNew.anPart(nIndB1) = tempCust; 

    % customer a and b are in part 2
    elseif nIndA2 ~= -1 && nIndB2 ~= -1
        tempCust = solnNew.anPart2(nIndA2);
        solnNew.anPart2(nIndA2) = solnNew.anPart2(nIndB2); 
        solnNew.anParts(nIndB2) = tempCust; 
    end


   % Check the feasibility
   bFeasible = check_feasibility(solnNew, C0, aafDistances); 
   if bFeasible == 0
       solnNew = apply_heuristic_7_drone_planner(solnNew); 

       if check_feasibility(solnNew, C0, aafDistances) == 0
           solnNew = solnCurr; 
       end
   end
end

function[ solnNew ] = apply_heuristic_7_drone_planner(solnNew) 
% This function will apply the drone planner heuristic. 

% Input

% Output

    % Variables
    % 



end
